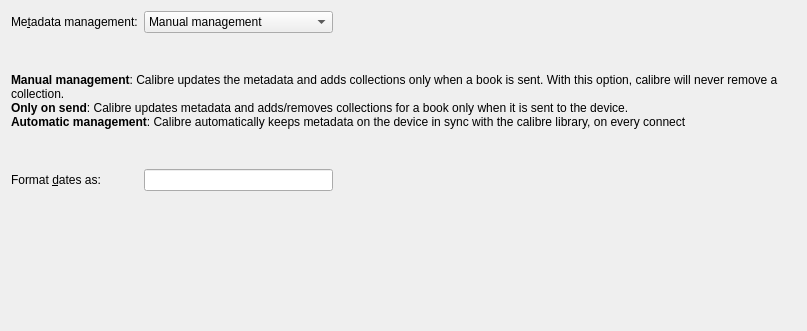
<?xml version="1.0" encoding="UTF-8"?>
<ui version="4.0">
 <class>Form</class>
 <widget class="QWidget" name="Form">
  <property name="geometry">
   <rect>
    <x>0</x>
    <y>0</y>
    <width>807</width>
    <height>331</height>
   </rect>
  </property>
  <property name="windowTitle">
   <string>Form</string>
  </property>
  <layout class="QGridLayout" name="gridLayout">
   <item row="0" column="0">
    <widget class="QLabel" name="mm_label">
     <property name="sizePolicy">
      <sizepolicy hsizetype="Maximum" vsizetype="Preferred">
       <horstretch>0</horstretch>
       <verstretch>0</verstretch>
      </sizepolicy>
     </property>
     <property name="text">
      <string>Me&amp;tadata management:</string>
     </property>
     <property name="buddy">
      <cstring>opt_manage_device_metadata</cstring>
     </property>
    </widget>
   </item>
   <item row="0" column="1">
    <widget class="QComboBox" name="opt_manage_device_metadata">
     <property name="sizePolicy">
      <sizepolicy hsizetype="Preferred" vsizetype="Fixed">
       <horstretch>0</horstretch>
       <verstretch>0</verstretch>
      </sizepolicy>
     </property>
     <item>
      <property name="text">
       <string extracomment="foobar">Manual management</string>
      </property>
     </item>
     <item>
      <property name="text">
       <string>Only on send</string>
      </property>
     </item>
     <item>
      <property name="text">
       <string>Automatic management</string>
      </property>
     </item>
    </widget>
   </item>
   <item row="0" column="2">
    <spacer name="horizontalSpacer">
     <property name="orientation">
      <enum>Qt::Horizontal</enum>
     </property>
     <property name="sizeHint" stdset="0">
      <size>
       <width>457</width>
       <height>20</height>
      </size>
     </property>
    </spacer>
   </item>
   <item row="1" column="0" colspan="3">
    <widget class="QLabel" name="label_41">
     <property name="text">
      <string>&lt;li&gt;&lt;b&gt;Manual management&lt;/b&gt;: Calibre updates the metadata and adds collections only when a book is sent. With this option, calibre will never remove a collection.&lt;/li&gt;
&lt;li&gt;&lt;b&gt;Only on send&lt;/b&gt;: Calibre updates metadata and adds/removes collections for a book only when it is sent to the device. &lt;/li&gt;
&lt;li&gt;&lt;b&gt;Automatic management&lt;/b&gt;: Calibre automatically keeps metadata on the device in sync with the calibre library, on every connect&lt;/li&gt;&lt;/ul&gt;</string>
     </property>
     <property name="wordWrap">
      <bool>true</bool>
     </property>
    </widget>
   </item>
   <item row="2" column="0">
    <widget class="QLabel" name="label_2">
     <property name="text">
      <string>Format &amp;dates as:</string>
     </property>
     <property name="buddy">
      <cstring>opt_send_timefmt</cstring>
     </property>
    </widget>
   </item>
   <item row="2" column="1">
    <widget class="QLineEdit" name="opt_send_timefmt"/>
   </item>
   <item row="3" column="0" colspan="3">
    <widget class="SaveTemplate" name="send_template" native="true"/>
   </item>
  </layout>
 </widget>
 <customwidgets>
  <customwidget>
   <class>SaveTemplate</class>
   <extends>QWidget</extends>
   <header>calibre/gui2/preferences/save_template.h</header>
   <container>1</container>
  </customwidget>
 </customwidgets>
 <resources/>
 <connections/>
</ui>
